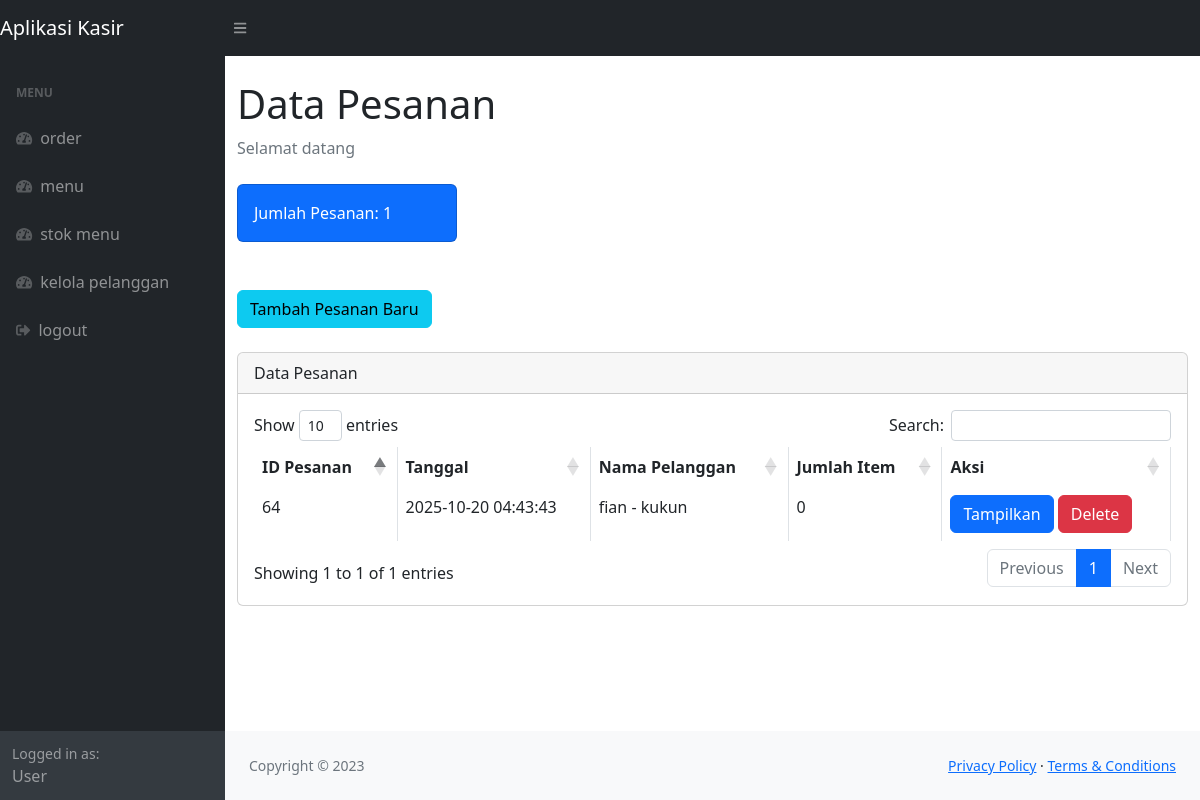
/index.php (signed in), run on the app's committed database.
### tables this page shows
CREATE TABLE `pesanan` (
  `idpesanan` int(11) NOT NULL,
  `idpelanggan` int(11) NOT NULL,
  `tanggal` timestamp NOT NULL DEFAULT current_timestamp()
);

CREATE TABLE `pelanggan` (
  `id_pelanggan` int(11) NOT NULL,
  `namapelanggan` varchar(100) NOT NULL,
  `alamat` text DEFAULT NULL,
  `telepon` varchar(20) DEFAULT NULL
);

### index.php (the view, shortened to what this page needs)
<?php
require 'ceklogin.php';
$h1 = mysqli_query($c, "SELECT * FROM pesanan");
$h2 = mysqli_num_rows($h1);
?>
<!DOCTYPE html>
<html lang="id">
<head>
<link href="css/styles.css" rel="stylesheet" />
<link href="https://cdn.datatables.net/1.10.20/css/dataTables.bootstrap4.min.css" rel="stylesheet">
</head>
<body class="sb-nav-fixed">
<nav class="sb-topnav navbar navbar-expand navbar-dark bg-dark">
    <a class="navbar-brand" href="index.php">Aplikasi Kasir</a>
    <button class="btn btn-link btn-sm order-1 order-lg-0" id="sidebarToggle"><i class="fas fa-bars"></i></button>
</nav>
<div id="layoutSidenav">
    <div id="layoutSidenav_nav">
        <nav class="sb-sidenav accordion sb-sidenav-dark" id="sidenavAccordion">
            <div class="sb-sidenav-menu">
            <div class="nav">
                        <div class="sb-sidenav-menu-heading">menu</div>
                        <a class="nav-link" href="index.php">
                            <div class="sb-nav-link-icon"><i class="fas fa-tachometer-alt"></i></div>
                            order
                        </a>
                        <a class="nav-link" href="stock.php">
                            <div class="sb-nav-link-icon"><i class="fas fa-tachometer-alt"></i></div>
                             menu
                        </a>
                        <a class="nav-link" href="masuk.php">
                            <div class="sb-nav-link-icon"><i class="fas fa-tachometer-alt"></i></div>
                            stok menu
                        </a>
                        <a class="nav-link" href="pelanggan.php">
                            <div class="sb-nav-link-icon"><i class="fas fa-tachometer-alt"></i></div>
                            kelola pelanggan
                        </a>
                        <a class="nav-link" href="logout.php">
                            <div class="sb-nav-link-icon"><i class="fas fa-sign-out-alt"></i></div>
                            logout
                        </a>
                    </div>
            </div>
            <div class="sb-sidenav-footer">
                <div class="small">Logged in as:</div>
                User
            </div>
        </nav>
    </div>
    <div id="layoutSidenav_content">
        <main>
            <div class="container-fluid">
                <h1 class="mt-4">Data Pesanan</h1>
                <ol class="breadcrumb mb-4">
                    <li class="breadcrumb-item active">Selamat datang</li>
                </ol>
                <div class="row mb-4">
                    <div class="col-xl-3 col-md-6">
                        <div class="card bg-primary text-white mb-4">
                            <div class="card-body">Jumlah Pesanan: <?=$h2;?></div>
                        </div>
                    </div>
                </div>
                <button type="button" class="btn btn-info mb-4" data-toggle="modal" data-target="#modalTambahPesanan">
                    Tambah Pesanan Baru
                </button>
                <div class="card mb-4">
                    <div class="card-header">Data Pesanan</div>
                    <div class="card-body">
                        <div class="table-responsive">
                            <table class="table table-bordered" id="dataTable" width="100%" cellspacing="0">
                                <thead>
                                    <tr>
                                        <th>ID Pesanan</th>
                                        <th>Tanggal</th>
                                        <th>Nama Pelanggan</th>
                                        <th>Jumlah Item</th>
                                        <th>Aksi</th>
                                    </tr>
                                </thead>
                                <tbody>
                                <?php
                                $get = mysqli_query($c,"SELECT p.*, pl.namapelanggan, pl.alamat
                                                        FROM pesanan p
                                                        JOIN pelanggan pl ON p.idpelanggan=pl.id_pelanggan
                                                        ORDER BY p.tanggal DESC");
                                while($p=mysqli_fetch_array($get)){
                                    $idorder = $p['idpesanan'];
                                    $tanggal = $p['tanggal'];
                                    $namapelanggan = $p['namapelanggan'];
                                    $alamat = $p['alamat'];
                                    $hitungjumlah = mysqli_query($c, "SELECT * FROM detailpesanan WHERE idpesanan='$idorder'");
                                    $jumlah = mysqli_num_rows($hitungjumlah);
                                ?>
                                    <tr>
                                        <td><?=$idorder;?></td>
                                        <td><?=$tanggal;?></td>
                                        <td><?=$namapelanggan;?> - <?=$alamat;?></td>
                                        <td><?=$jumlah;?></td>
                                        <td>
                                            <a href="view.php?idp=<?=$idorder;?>" class="btn btn-primary" target="_blank">Tampilkan</a>
                                            <a href="index.php?delete=<?=$idorder;?>" class="btn btn-danger" onclick="return confirm('Yakin hapus pesanan ini?')">Delete</a>
                                        </td>
                                    </tr>
                                <?php } ?>
                                </tbody>
                            </table>
                        </div>
                    </div>
                </div>
            </div>
        </main>
        <footer class="py-4 bg-light mt-auto">
            <div class="container-fluid px-4">
                <div class="d-flex align-items-center justify-content-between small">
                    <div class="text-muted">Copyright &copy; 2023</div>
                    <div>
                        <a href="#">Privacy Policy</a> &middot;
                        <a href="#">Terms &amp; Conditions</a>
                    </div>
                </div>
            </div>
        </footer>
    </div>
</div>
</body>
</html>

### data on the page
pesanan: idpesanan "64", tanggal "2025-10-20 04:43:43", idpelanggan.namapelanggan "fian", idpelanggan.alamat "kukun", jumlah "0"

### other printed values
$h2 "1"
